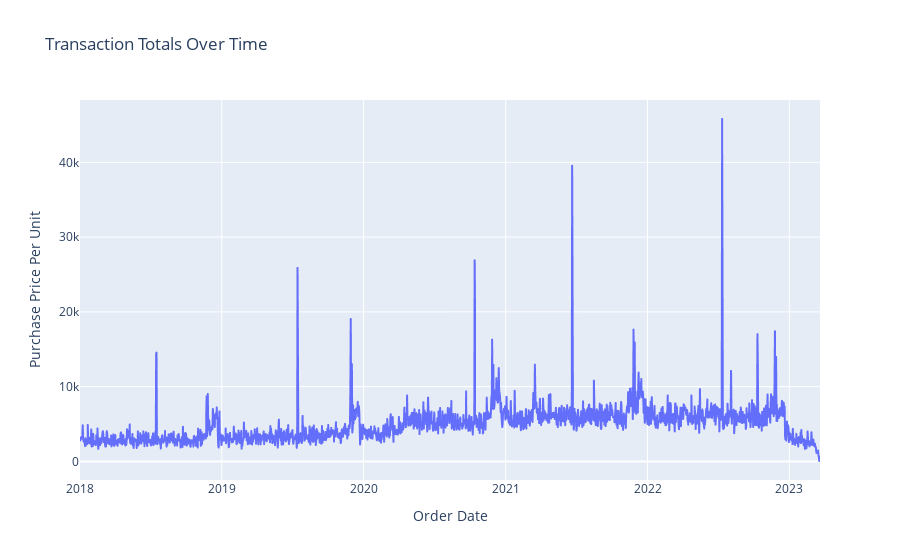

This figure's notebook cell:
### Code cell
# Convert 'Order Date' to datetime
subset_data['Order Date'] = pd.to_datetime(subset_data['Order Date'])

# Group by 'Order Date' and sum the 'Purchase Price Per Unit'
transaction_totals = subset_data.groupby(['Order Date', 'Q-demos-gender'])['Purchase Price Per Unit'].sum().reset_index()

# Plot the time series
px.line(transaction_totals, x='Order Date', y='Purchase Price Per Unit', title='Transaction Totals Over Time')

### Figure 1 — Plotly figure (JSON) as saved in the notebook; plotly's stock layout.template omitted (floating-point values rounded to 4 significant figures; data arrays with more than 128 entries replaced by an {"elided": "..."} marker saying what was removed)
{"data": [{"hovertemplate": "Order Date=%{x}<br>Purchase Price Per Unit=%{y}<extra></extra>", "legendgroup": "", "line": {"color": "#636efa", "dash": "solid"}, "marker": {"symbol": "circle"}, "mode": "lines", "name": "", "showlegend": false, "type": "scattergl", "x": {"elided": "1906 str values"}, "xaxis": "x", "y": {"elided": "1906 float values"}, "yaxis": "y"}], "layout": {"legend": {"tracegroupgap": 0}, "title": {"text": "Transaction Totals Over Time"}, "xaxis": {"anchor": "y", "domain": [0, 1], "title": {"text": "Order Date"}}, "yaxis": {"anchor": "x", "domain": [0, 1], "title": {"text": "Purchase Price Per Unit"}}}}
